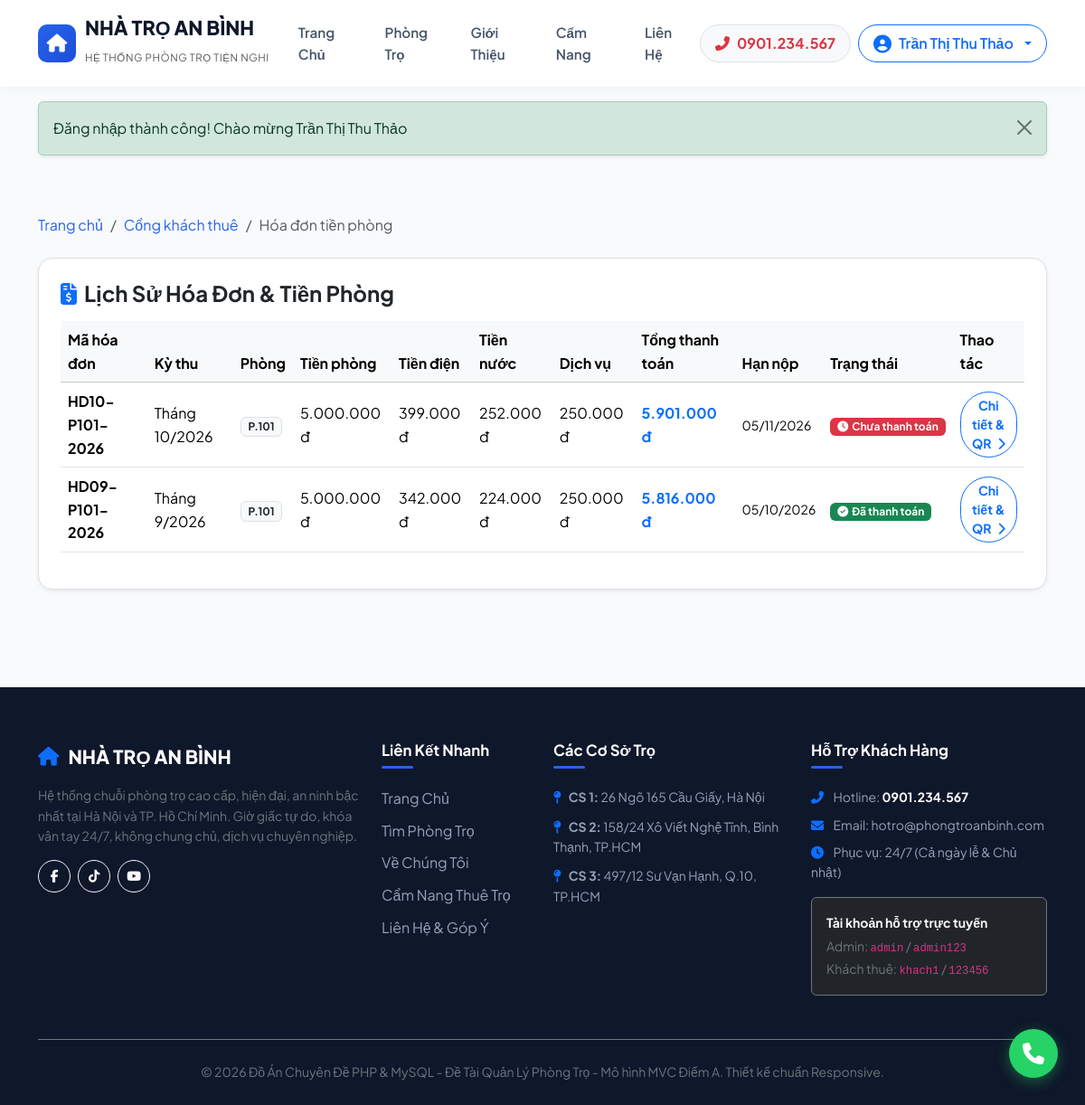
Page /tenant/invoices (signed in) on the committed database.
### tables this page shows
CREATE TABLE `tenants` (
    `id` INT AUTO_INCREMENT PRIMARY KEY,
    `user_id` INT NULL,
    `full_name` VARCHAR(100) NOT NULL,
    `id_card` VARCHAR(20) NOT NULL UNIQUE,
    `phone` VARCHAR(20) NOT NULL,
    `email` VARCHAR(100) NOT NULL,
    `gender` ENUM('male', 'female', 'other') NOT NULL DEFAULT 'male',
    `date_of_birth` DATE NULL,
    `hometown` VARCHAR(100) NULL,
    `temporary_residence` VARCHAR(255) NULL,
    `created_at` DATETIME DEFAULT CURRENT_TIMESTAMP,
    FOREIGN KEY (`user_id`) REFERENCES `users`(`id`) ON DELETE SET NULL
);

CREATE TABLE `invoices` (
    `id` INT AUTO_INCREMENT PRIMARY KEY,
    `invoice_code` VARCHAR(50) NOT NULL UNIQUE,
    `contract_id` INT NOT NULL,
    `room_id` INT NOT NULL,
    `tenant_id` INT NOT NULL,
    `month` INT NOT NULL,
    `year` INT NOT NULL,
    `room_amount` DECIMAL(12,2) NOT NULL,
    `electricity_amount` DECIMAL(12,2) NOT NULL,
    `water_amount` DECIMAL(12,2) NOT NULL,
    `service_amount` DECIMAL(12,2) NOT NULL,
    `other_amount` DECIMAL(12,2) NOT NULL DEFAULT 0.00,
    `total_amount` DECIMAL(12,2) NOT NULL,
    `due_date` DATE NOT NULL,
    `payment_date` DATETIME NULL,
    `payment_method` VARCHAR(50) NULL,
    `status` ENUM('unpaid', 'paid', 'overdue') NOT NULL DEFAULT 'unpaid',
    `notes` TEXT NULL,
    `created_at` DATETIME DEFAULT CURRENT_TIMESTAMP,
    `updated_at` DATETIME DEFAULT CURRENT_TIMESTAMP ON UPDATE CURRENT_TIMESTAMP,
    FOREIGN KEY (`contract_id`) REFERENCES `contracts`(`id`) ON DELETE CASCADE,
    FOREIGN KEY (`room_id`) REFERENCES `rooms`(`id`) ON DELETE CASCADE,
    FOREIGN KEY (`tenant_id`) REFERENCES `tenants`(`id`) ON DELETE CASCADE
);

CREATE TABLE `rooms` (
    `id` INT AUTO_INCREMENT PRIMARY KEY,
    `branch_id` INT NOT NULL,
    `room_type_id` INT NOT NULL,
    `room_number` VARCHAR(20) NOT NULL,
    `title` VARCHAR(255) NOT NULL,
    `slug` VARCHAR(255) NOT NULL,
    `price` DECIMAL(12,2) NOT NULL,
    `deposit_price` DECIMAL(12,2) NOT NULL,
    `area` FLOAT NOT NULL,
    `max_tenants` INT NOT NULL DEFAULT 2,
    `current_tenants` INT NOT NULL DEFAULT 0,
    `floor` INT NOT NULL DEFAULT 1,
    `status` ENUM('available', 'rented', 'maintenance') NOT NULL DEFAULT 'available',
    `description` TEXT NULL,
    `amenities` TEXT NULL,
    `image` VARCHAR(255) NULL,
    `is_featured` TINYINT NOT NULL DEFAULT 0,
    `created_at` DATETIME DEFAULT CURRENT_TIMESTAMP,
    `updated_at` DATETIME DEFAULT CURRENT_TIMESTAMP ON UPDATE CURRENT_TIMESTAMP,
    FOREIGN KEY (`branch_id`) REFERENCES `branches`(`id`) ON DELETE CASCADE,
    FOREIGN KEY (`room_type_id`) REFERENCES `room_types`(`id`) ON DELETE RESTRICT
);

### app/controllers/TenantController.php (called while the page is built, shortened)
<?php
class TenantController extends Controller {
    public function invoices(): void {
        $tenantModel = $this->model('Tenant');
        $invoiceModel = $this->model('Invoice');
        $tenant = $tenantModel->getByUserId(Auth::id());
        $invoices = $tenant ? $invoiceModel->getByTenantId($tenant['id']) : [];
        $data = [
            'pageTitle' => 'Lịch Sử Hóa Đơn & Tiền Phòng',
            'invoices' => $invoices,
            'tenant' => $tenant
        ];
        $this->view('tenant/invoices', $data);
    }
}

### app/core/App.php (called while the page is built, shortened)
<?php
class App {
    protected string $method = 'index';
    public function __construct() {
        $url = $this->parseUrl();
        if (!empty($url[0])) {
            $candidateName = ucfirst($url[0]) . 'Controller';
            if (file_exists(APP_PATH . '/controllers/' . $candidateName . '.php')) {
                unset($url[0]);
            }
        }
        $controllerInstance = new $this->controllerName();
        if (!empty($url[1])) {
            $candidateMethod = $url[1];
            if (method_exists($controllerInstance, $candidateMethod)) {
                $this->method = $candidateMethod;
                unset($url[1]);
            }
        }
        $this->params = $url ? array_values($url) : [];
        call_user_func_array([$controllerInstance, $this->method], $this->params);
    }
    protected function parseUrl(): array {
        if (isset($_GET['url']) && !empty(trim($_GET['url']))) {
            return explode('/', filter_var(rtrim($_GET['url'], '/'), FILTER_SANITIZE_URL));
        }
        $requestUri = parse_url($_SERVER['REQUEST_URI'] ?? '', PHP_URL_PATH);
        $requestUri = trim($requestUri, '/');
        return explode('/', filter_var($requestUri, FILTER_SANITIZE_URL));
    }
}

### index.php (called while the page is built, shortened)
<?php
require_once APP_PATH . '/core/Database.php';
require_once APP_PATH . '/core/Model.php';
require_once APP_PATH . '/core/Controller.php';
require_once APP_PATH . '/core/Auth.php';
require_once APP_PATH . '/core/Helpers.php';
require_once APP_PATH . '/core/App.php';
$app = new App();

### app/core/Auth.php (called while the page is built, shortened)
<?php
class Auth {
    public static function check(): bool {
        return isset($_SESSION['user']) && !empty($_SESSION['user']['id']);
    }
    public static function user(): ?array {
        return $_SESSION['user'] ?? null;
    }
    public static function id(): ?int {
        return $_SESSION['user']['id'] ?? null;
    }
}

### app/core/Model.php (called while the page is built, shortened)
<?php
class Model {
    protected PDO $db;
    public function __construct() {
        $this->db = Database::getInstance();
    }
    public function query(string $sql, array $params = []): array {
        $stmt = $this->db->prepare($sql);
        $stmt->execute($params);
        return $stmt->fetchAll();
    }
    public function queryOne(string $sql, array $params = []): ?array {
        $stmt = $this->db->prepare($sql);
        $stmt->execute($params);
        $result = $stmt->fetch();
        return $result ?: null;
    }
}

### app/core/Database.php (called while the page is built, shortened)
<?php
class Database {
    private static ?PDO $instance = null;
    public static function getInstance(): PDO {
        if (self::$instance === null) {
            $dsn = "mysql:host=" . DB_HOST . ";port=" . DB_PORT . ";dbname=" . DB_NAME . ";charset=" . DB_CHARSET;
            $options = [
                PDO::ATTR_ERRMODE            => PDO::ERRMODE_EXCEPTION,
                PDO::ATTR_DEFAULT_FETCH_MODE => PDO::FETCH_ASSOC,
                PDO::ATTR_EMULATE_PREPARES   => false,
                PDO::MYSQL_ATTR_INIT_COMMAND => "SET NAMES utf8mb4 COLLATE utf8mb4_unicode_ci"
            ];
            try {
                self::$instance = new PDO($dsn, DB_USER, DB_PASS, $options);
            } catch (PDOException $e) {
                die("<h3>Lỗi kết nối Cơ sở dữ liệu:</h3> " . htmlspecialchars($e->getMessage()) .
                    "<br><br><i>Vui lòng kiểm tra file cấu hình <code>app/config/config.php</code> và đảm bảo MySQL đang chạy trong XAMPP.</i>");
            }
        }
        return self::$instance;
    }
}

### app/models/Tenant.php (called while the page is built, shortened)
<?php
class Tenant extends Model {
    public function getByUserId(int $userId): ?array {
        $sql = "SELECT t.*,
                       c.id as contract_id, c.contract_number, c.rental_price, c.deposit_amount,
                       c.start_date, c.end_date, c.terms, c.status as contract_status,
                       r.id as room_id, r.room_number, r.title as room_title, r.area, r.image as room_image,
                       r.amenities,
                       b.id as branch_id, b.name as branch_name, b.address as branch_address,
                       b.manager_name, b.manager_phone
                FROM tenants t
                LEFT JOIN contracts c ON t.id = c.tenant_id AND c.status = 'active'
                LEFT JOIN rooms r ON c.room_id = r.id
                LEFT JOIN branches b ON r.branch_id = b.id
                WHERE t.user_id = :uid
                LIMIT 1";
        return $this->queryOne($sql, [':uid' => $userId]);
    }
}

### app/models/Invoice.php (called while the page is built, shortened)
<?php
class Invoice extends Model {
    public function getByTenantId(int $tenantId): array {
        $sql = "SELECT i.*, r.room_number, b.name as branch_name
                FROM invoices i
                JOIN rooms r ON i.room_id = r.id
                JOIN branches b ON r.branch_id = b.id
                WHERE i.tenant_id = :tid
                ORDER BY i.year DESC, i.month DESC, i.id DESC";
        return $this->query($sql, [':tid' => $tenantId]);
    }
}

### app/views/tenant/invoices.php (the view)
<?php require_once VIEW_PATH . '/layouts/header.php'; ?>
<div class="container py-5">
    <nav aria-label="breadcrumb" class="mb-4">
        <ol class="breadcrumb">
            <li class="breadcrumb-item"><a href="<?= BASE_URL ?>/">Trang chủ</a></li>
            <li class="breadcrumb-item"><a href="<?= BASE_URL ?>/tenant">Cổng khách thuê</a></li>
            <li class="breadcrumb-item active" aria-current="page">Hóa đơn tiền phòng</li>
        </ol>
    </nav>
    <div class="card border rounded-4 p-4 shadow-sm bg-white">
        <h4 class="fw-bold mb-3"><i class="fas fa-file-invoice-dollar text-primary me-2"></i>Lịch Sử Hóa Đơn & Tiền Phòng</h4>
        <?php if (empty($invoices)): ?>
            <div class="text-center py-5">
                <i class="fas fa-receipt fa-3x text-muted mb-3"></i>
                <h5 class="fw-bold">Chưa có hóa đơn nào!</h5>
                <p class="text-muted small">Hóa đơn sẽ được hệ thống tự động lập và gửi đến bạn vào cuối mỗi tháng.</p>
            </div>
        <?php else: ?>
            <div class="table-responsive">
                <table class="table table-hover align-middle">
                    <thead class="table-light">
                        <tr>
                            <th>Mã hóa đơn</th>
                            <th>Kỳ thu</th>
                            <th>Phòng</th>
                            <th>Tiền phòng</th>
                            <th>Tiền điện</th>
                            <th>Tiền nước</th>
                            <th>Dịch vụ</th>
                            <th>Tổng thanh toán</th>
                            <th>Hạn nộp</th>
                            <th>Trạng thái</th>
                            <th>Thao tác</th>
                        </tr>
                    </thead>
                    <tbody>
                        <?php foreach ($invoices as $inv): ?>
                            <tr>
                                <td class="fw-bold"><?= $inv['invoice_code'] ?></td>
                                <td>Tháng <?= $inv['month'] ?>/<?= $inv['year'] ?></td>
                                <td><span class="badge bg-light text-dark border"><?= $inv['room_number'] ?></span></td>
                                <td><?= formatMoney($inv['room_amount']) ?></td>
                                <td><?= formatMoney($inv['electricity_amount']) ?></td>
                                <td><?= formatMoney($inv['water_amount']) ?></td>
                                <td><?= formatMoney($inv['service_amount']) ?></td>
                                <td class="fw-bold text-primary"><?= formatMoney($inv['total_amount']) ?></td>
                                <td class="small"><?= formatDate($inv['due_date']) ?></td>
                                <td><?= invoiceStatusBadge($inv['status']) ?></td>
                                <td>
                                    <a href="<?= BASE_URL ?>/tenant/invoiceDetail/<?= $inv['id'] ?>" class="btn btn-sm btn-outline-primary rounded-pill fw-bold">
                                        Chi tiết & QR <i class="fas fa-chevron-right ms-1"></i>
                                    </a>
                                </td>
                            </tr>
                        <?php endforeach; ?>
                    </tbody>
                </table>
            </div>
        <?php endif; ?>
    </div>
</div>
<?php require_once VIEW_PATH . '/layouts/footer.php'; ?>

### app/views/layouts/header.php (shortened to what this page needs)
<!DOCTYPE html>
<html lang="vi">
<head>
    <link href="https://cdn.jsdelivr.net/npm/bootstrap@5.3.3/dist/css/bootstrap.min.css" rel="stylesheet">
    <link href="https://cdnjs.cloudflare.com/ajax/libs/font-awesome/6.5.2/css/all.min.css" rel="stylesheet">
    <link href="<?= BASE_URL ?>/assets/css/style.css" rel="stylesheet">
</head>
<body>
    <nav class="navbar navbar-expand-lg navbar-custom sticky-top">
        <div class="container">
            <a class="navbar-brand" href="<?= BASE_URL ?>/">
                <div class="brand-icon">
                    <i class="fas fa-home"></i>
                </div>
                <div>
                    <span class="d-block" style="line-height: 1.1;">NHÀ TRỌ AN BÌNH</span>
                    <small class="text-muted fw-normal" style="font-size: 0.72rem; letter-spacing: 0.05em;">HỆ THỐNG PHÒNG TRỌ TIỆN NGHI</small>
                </div>
            </a>
            <div class="collapse navbar-collapse" id="navbarMain">
                <ul class="navbar-nav mx-auto mb-2 mb-lg-0">
                    <li class="nav-item">
                        <a class="nav-link <?= empty($_GET['url']) ? 'active' : '' ?>" href="<?= BASE_URL ?>/">Trang Chủ</a>
                    </li>
                    <li class="nav-item">
                        <a class="nav-link <?= (str_starts_with($_GET['url'] ?? '', 'room')) ? 'active' : '' ?>" href="<?= BASE_URL ?>/room">Phòng Trọ</a>
                    </li>
                    <li class="nav-item">
                        <a class="nav-link <?= ($_GET['url'] ?? '') === 'home/about' ? 'active' : '' ?>" href="<?= BASE_URL ?>/home/about">Giới Thiệu</a>
                    </li>
                    <li class="nav-item">
                        <a class="nav-link <?= ($_GET['url'] ?? '') === 'home/news' ? 'active' : '' ?>" href="<?= BASE_URL ?>/home/news">Cẩm Nang</a>
                    </li>
                    <li class="nav-item">
                        <a class="nav-link <?= ($_GET['url'] ?? '') === 'home/contact' ? 'active' : '' ?>" href="<?= BASE_URL ?>/home/contact">Liên Hệ</a>
                    </li>
                </ul>
                <div class="d-flex align-items-center gap-2">
                    <a href="tel:0901234567" class="btn btn-light border text-danger fw-bold rounded-pill px-3 py-2 small d-none d-xl-flex align-items-center gap-2">
                        <i class="fas fa-phone-alt"></i> 0901.234.567
                    </a>
                    <?php if (Auth::check()): ?>
                        <div class="dropdown">
                            <button class="btn btn-outline-primary dropdown-toggle rounded-pill px-3 py-2 fw-semibold d-flex align-items-center gap-2" type="button" data-bs-toggle="dropdown">
                                <i class="fas fa-user-circle fa-lg"></i>
                                <span><?= htmlspecialchars(Auth::user()['full_name']) ?></span>
                            </button>
                        </div>
                    <?php endif; ?>
                </div>
            </div>
        </div>
    </nav>
    <div class="container mt-3">
        <?= flash() ?>
    </div>

### app/core/Helpers.php (shortened to what this page needs)
<?php
function formatMoney(float|int|string|null $amount): string {
    return number_format((float)$amount, 0, ',', '.') . ' đ';
}
function formatDate(?string $date, string $format = 'd/m/Y'): string {
    $timestamp = strtotime($date);
    return $timestamp ? date($format, $timestamp) : '';
}
function invoiceStatusBadge(string $status): string {
    return match ($status) {
        'paid' => '<span class="badge bg-success"><i class="fas fa-check-circle me-1"></i>Đã thanh toán</span>',
        'unpaid' => '<span class="badge bg-danger"><i class="fas fa-clock me-1"></i>Chưa thanh toán</span>',
        'overdue' => '<span class="badge bg-dark"><i class="fas fa-exclamation-triangle me-1"></i>Quá hạn</span>',
        default => '<span class="badge bg-secondary">' . htmlspecialchars($status) . '</span>',
    };
}
function flash(?string $message = null, string $type = 'success'): ?string {
    if (isset($_SESSION['flash_message'])) {
        $msg = $_SESSION['flash_message'];
        $t = $_SESSION['flash_type'] ?? 'info';
        return "<div class=\"alert alert-{$t} alert-dismissible fade show shadow-sm\" role=\"alert\">
                    {$msg}
                    <button type=\"button\" class=\"btn-close\" data-bs-dismiss=\"alert\" aria-label=\"Close\"></button>
                </div>";
    }
    return null;
}

### rows in the picture
tenants: full_name "Trần Thị Thu Thảo"
invoices: invoice_code "HD10-P101-2026", month "10", year "2026", room.room_number "P.101", room_amount "5.000.000 đ", electricity_amount "399.000 đ", water_amount "252.000 đ", service_amount "250.000 đ", total_amount "5.901.000 đ", due_date "05/11/2026", status "Chưa thanh toán"
invoices: invoice_code "HD09-P101-2026", month "9", year "2026", room.room_number "P.101", room_amount "5.000.000 đ", electricity_amount "342.000 đ", water_amount "224.000 đ", service_amount "250.000 đ", total_amount "5.816.000 đ", due_date "05/10/2026", status "Đã thanh toán"

### other values in the picture
$msg "Đăng nhập thành công! Chào mừng Trần Thị Thu Thảo"
